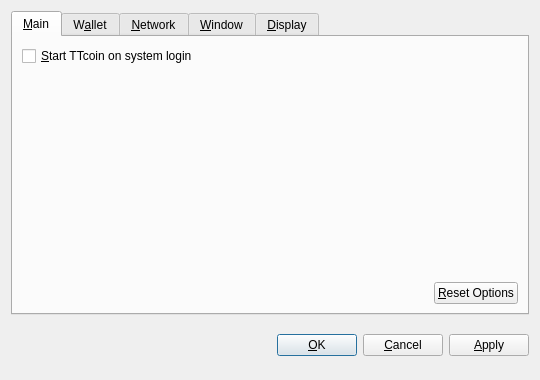
<?xml version="1.0" encoding="UTF-8"?>
<ui version="4.0">
 <class>OptionsDialog</class>
 <widget class="QDialog" name="OptionsDialog">
  <property name="geometry">
   <rect>
    <x>0</x>
    <y>0</y>
    <width>540</width>
    <height>380</height>
   </rect>
  </property>
  <property name="windowTitle">
   <string>Options</string>
  </property>
  <property name="modal">
   <bool>true</bool>
  </property>
  <layout class="QVBoxLayout" name="verticalLayout">
   <item>
    <widget class="QTabWidget" name="tabWidget">
     <property name="tabPosition">
      <enum>QTabWidget::North</enum>
     </property>
     <property name="currentIndex">
      <number>0</number>
     </property>
     <widget class="QWidget" name="tabMain">
      <attribute name="title">
       <string>&amp;Main</string>
      </attribute>
      <layout class="QVBoxLayout" name="verticalLayout_Main">
       <item>
        <widget class="QCheckBox" name="bitcoinAtStartup">
         <property name="toolTip">
          <string>Automatically start TTcoin after logging in to the system.</string>
         </property>
         <property name="text">
          <string>&amp;Start TTcoin on system login</string>
         </property>
        </widget>
       </item>
       <item>
        <spacer name="verticalSpacer_Main">
         <property name="orientation">
          <enum>Qt::Vertical</enum>
         </property>
         <property name="sizeHint" stdset="0">
          <size>
           <width>20</width>
           <height>40</height>
          </size>
         </property>
        </spacer>
       </item>
       <item>
        <layout class="QHBoxLayout" name="horizontalLayout_2_Main">
         <item>
          <spacer name="horizontalSpacer_2_Main">
           <property name="orientation">
            <enum>Qt::Horizontal</enum>
           </property>
           <property name="sizeHint" stdset="0">
            <size>
             <width>40</width>
             <height>20</height>
            </size>
           </property>
          </spacer>
         </item>
         <item>
          <widget class="QPushButton" name="resetButton">
           <property name="toolTip">
            <string>Reset all client options to default.</string>
           </property>
           <property name="text">
            <string>&amp;Reset Options</string>
           </property>
           <property name="autoDefault">
            <bool>false</bool>
           </property>
          </widget>
         </item>
        </layout>
       </item>
      </layout>
     </widget>
     <widget class="QWidget" name="tabWallet">
      <attribute name="title">
       <string>W&amp;allet</string>
      </attribute>
      <layout class="QVBoxLayout" name="verticalLayout_Network">
       <item>
        <widget class="QLabel" name="transactionFeeInfoLabel">
         <property name="text">
          <string>Optional transaction fee per kB that helps make sure your transactions are processed quickly. Most transactions are 1 kB.</string>
         </property>
         <property name="textFormat">
          <enum>Qt::PlainText</enum>
         </property>
         <property name="wordWrap">
          <bool>true</bool>
         </property>
        </widget>
       </item>
       <item>
        <layout class="QHBoxLayout" name="horizontalLayout_1_Main">
         <item>
          <widget class="QLabel" name="transactionFeeLabel">
           <property name="text">
            <string>Pay transaction &amp;fee</string>
           </property>
           <property name="textFormat">
            <enum>Qt::PlainText</enum>
           </property>
           <property name="buddy">
            <cstring>transactionFee</cstring>
           </property>
          </widget>
         </item>
         <item>
          <widget class="BitcoinAmountField" name="transactionFee"/>
         </item>
         <item>
          <spacer name="horizontalSpacer_1_Main">
           <property name="orientation">
            <enum>Qt::Horizontal</enum>
           </property>
           <property name="sizeHint" stdset="0">
            <size>
             <width>40</width>
             <height>20</height>
            </size>
           </property>
          </spacer>
         </item>
        </layout>
       </item>
       <item>
        <widget class="QLabel" name="label">
         <property name="text">
          <string>If you disable the spending of unconfirmed change, the change from a transaction cannot be used until that transaction has at least one confirmation. This also affects how your balance is computed.</string>
         </property>
         <property name="wordWrap">
          <bool>true</bool>
         </property>
        </widget>
       </item>
       <item>
        <widget class="QCheckBox" name="spendZeroConfChange">
         <property name="text">
          <string>Spend unconfirmed change  (experts only)</string>
         </property>
        </widget>
       </item>
       <item>
        <spacer name="verticalSpacer">
         <property name="orientation">
          <enum>Qt::Vertical</enum>
         </property>
         <property name="sizeHint" stdset="0">
          <size>
           <width>20</width>
           <height>40</height>
          </size>
         </property>
        </spacer>
       </item>
      </layout>
     </widget>
     <widget class="QWidget" name="tabNetwork">
      <attribute name="title">
       <string>&amp;Network</string>
      </attribute>
      <layout class="QVBoxLayout" name="verticalLayout_Network">
       <item>
        <widget class="QCheckBox" name="mapPortUpnp">
         <property name="toolTip">
          <string>Automatically open the TTcoin client port on the router. This only works when your router supports UPnP and it is enabled.</string>
         </property>
         <property name="text">
          <string>Map port using &amp;UPnP</string>
         </property>
        </widget>
       </item>
       <item>
        <widget class="QCheckBox" name="connectSocks">
         <property name="toolTip">
          <string>Connect to the TTcoin network through a SOCKS proxy (e.g. when connecting through Tor).</string>
         </property>
         <property name="text">
          <string>&amp;Connect through SOCKS proxy:</string>
         </property>
        </widget>
       </item>
       <item>
        <layout class="QHBoxLayout" name="horizontalLayout_Network">
         <item>
          <widget class="QLabel" name="proxyIpLabel">
           <property name="text">
            <string>Proxy &amp;IP:</string>
           </property>
           <property name="textFormat">
            <enum>Qt::PlainText</enum>
           </property>
           <property name="buddy">
            <cstring>proxyIp</cstring>
           </property>
          </widget>
         </item>
         <item>
          <widget class="QValidatedLineEdit" name="proxyIp">
           <property name="maximumSize">
            <size>
             <width>140</width>
             <height>16777215</height>
            </size>
           </property>
           <property name="toolTip">
            <string>IP address of the proxy (e.g. 127.0.0.1)</string>
           </property>
          </widget>
         </item>
         <item>
          <widget class="QLabel" name="proxyPortLabel">
           <property name="text">
            <string>&amp;Port:</string>
           </property>
           <property name="textFormat">
            <enum>Qt::PlainText</enum>
           </property>
           <property name="buddy">
            <cstring>proxyPort</cstring>
           </property>
          </widget>
         </item>
         <item>
          <widget class="QLineEdit" name="proxyPort">
           <property name="maximumSize">
            <size>
             <width>55</width>
             <height>16777215</height>
            </size>
           </property>
           <property name="toolTip">
            <string>Port of the proxy (e.g. 9050)</string>
           </property>
          </widget>
         </item>
         <item>
          <widget class="QLabel" name="socksVersionLabel">
           <property name="text">
            <string>SOCKS &amp;Version:</string>
           </property>
           <property name="textFormat">
            <enum>Qt::PlainText</enum>
           </property>
           <property name="buddy">
            <cstring>socksVersion</cstring>
           </property>
          </widget>
         </item>
         <item>
          <widget class="QValueComboBox" name="socksVersion">
           <property name="toolTip">
            <string>SOCKS version of the proxy (e.g. 5)</string>
           </property>
          </widget>
         </item>
         <item>
          <spacer name="horizontalSpacer_Network">
           <property name="orientation">
            <enum>Qt::Horizontal</enum>
           </property>
           <property name="sizeHint" stdset="0">
            <size>
             <width>40</width>
             <height>20</height>
            </size>
           </property>
          </spacer>
         </item>
        </layout>
       </item>
       <item>
        <spacer name="verticalSpacer_Network">
         <property name="orientation">
          <enum>Qt::Vertical</enum>
         </property>
         <property name="sizeHint" stdset="0">
          <size>
           <width>20</width>
           <height>40</height>
          </size>
         </property>
        </spacer>
       </item>
      </layout>
     </widget>
     <widget class="QWidget" name="tabWindow">
      <attribute name="title">
       <string>&amp;Window</string>
      </attribute>
      <layout class="QVBoxLayout" name="verticalLayout_Window">
       <item>
        <widget class="QCheckBox" name="minimizeToTray">
         <property name="toolTip">
          <string>Show only a tray icon after minimizing the window.</string>
         </property>
         <property name="text">
          <string>&amp;Minimize to the tray instead of the taskbar</string>
         </property>
        </widget>
       </item>
       <item>
        <widget class="QCheckBox" name="minimizeOnClose">
         <property name="toolTip">
          <string>Minimize instead of exit the application when the window is closed. When this option is enabled, the application will be closed only after selecting Quit in the menu.</string>
         </property>
         <property name="text">
          <string>M&amp;inimize on close</string>
         </property>
        </widget>
       </item>
       <item>
        <spacer name="verticalSpacer_Window">
         <property name="orientation">
          <enum>Qt::Vertical</enum>
         </property>
         <property name="sizeHint" stdset="0">
          <size>
           <width>20</width>
           <height>40</height>
          </size>
         </property>
        </spacer>
       </item>
      </layout>
     </widget>
     <widget class="QWidget" name="tabDisplay">
      <attribute name="title">
       <string>&amp;Display</string>
      </attribute>
      <layout class="QVBoxLayout" name="verticalLayout_Display">
       <item>
        <layout class="QHBoxLayout" name="horizontalLayout_1_Display">
         <item>
          <widget class="QLabel" name="langLabel">
           <property name="text">
            <string>User Interface &amp;language:</string>
           </property>
           <property name="textFormat">
            <enum>Qt::PlainText</enum>
           </property>
           <property name="buddy">
            <cstring>lang</cstring>
           </property>
          </widget>
         </item>
         <item>
          <widget class="QValueComboBox" name="lang">
           <property name="toolTip">
            <string>The user interface language can be set here. This setting will take effect after restarting TTcoin.</string>
           </property>
          </widget>
         </item>
        </layout>
       </item>
       <item>
        <layout class="QHBoxLayout" name="horizontalLayout_2_Display">
         <item>
          <widget class="QLabel" name="unitLabel">
           <property name="text">
            <string>&amp;Unit to show amounts in:</string>
           </property>
           <property name="textFormat">
            <enum>Qt::PlainText</enum>
           </property>
           <property name="buddy">
            <cstring>unit</cstring>
           </property>
          </widget>
         </item>
         <item>
          <widget class="QValueComboBox" name="unit">
           <property name="toolTip">
            <string>Choose the default subdivision unit to show in the interface and when sending coins.</string>
           </property>
          </widget>
         </item>
        </layout>
       </item>
       <item>
        <widget class="QCheckBox" name="displayAddresses">
         <property name="toolTip">
          <string>Whether to show TTcoin addresses in the transaction list or not.</string>
         </property>
         <property name="text">
          <string>&amp;Display addresses in transaction list</string>
         </property>
        </widget>
       </item>
       <item>
        <widget class="QCheckBox" name="coinControlFeatures">
         <property name="toolTip">
          <string>Whether to show coin control features or not.</string>
         </property>
         <property name="text">
          <string>Display coin &amp;control features (experts only!)</string>
         </property>
        </widget>
       </item>
       <item>
        <spacer name="verticalSpacer_Display">
         <property name="orientation">
          <enum>Qt::Vertical</enum>
         </property>
         <property name="sizeHint" stdset="0">
          <size>
           <width>20</width>
           <height>40</height>
          </size>
         </property>
        </spacer>
       </item>
      </layout>
     </widget>
    </widget>
   </item>
   <item>
    <layout class="QHBoxLayout" name="horizontalLayout_Buttons">
     <item>
      <spacer name="horizontalSpacer_1">
       <property name="orientation">
        <enum>Qt::Horizontal</enum>
       </property>
       <property name="sizeHint" stdset="0">
        <size>
         <width>40</width>
         <height>48</height>
        </size>
       </property>
      </spacer>
     </item>
     <item>
      <widget class="QLabel" name="statusLabel">
       <property name="font">
        <font>
         <weight>75</weight>
         <bold>true</bold>
        </font>
       </property>
       <property name="text">
        <string/>
       </property>
       <property name="textFormat">
        <enum>Qt::PlainText</enum>
       </property>
       <property name="wordWrap">
        <bool>true</bool>
       </property>
      </widget>
     </item>
     <item>
      <spacer name="horizontalSpacer_2">
       <property name="orientation">
        <enum>Qt::Horizontal</enum>
       </property>
       <property name="sizeHint" stdset="0">
        <size>
         <width>40</width>
         <height>48</height>
        </size>
       </property>
      </spacer>
     </item>
     <item>
      <widget class="QPushButton" name="okButton">
       <property name="text">
        <string>&amp;OK</string>
       </property>
      </widget>
     </item>
     <item>
      <widget class="QPushButton" name="cancelButton">
       <property name="text">
        <string>&amp;Cancel</string>
       </property>
       <property name="autoDefault">
        <bool>false</bool>
       </property>
      </widget>
     </item>
     <item>
      <widget class="QPushButton" name="applyButton">
       <property name="text">
        <string>&amp;Apply</string>
       </property>
       <property name="autoDefault">
        <bool>false</bool>
       </property>
      </widget>
     </item>
    </layout>
   </item>
  </layout>
 </widget>
 <customwidgets>
  <customwidget>
   <class>BitcoinAmountField</class>
   <extends>QSpinBox</extends>
   <header>bitcoinamountfield.h</header>
  </customwidget>
  <customwidget>
   <class>QValueComboBox</class>
   <extends>QComboBox</extends>
   <header>qvaluecombobox.h</header>
  </customwidget>
  <customwidget>
   <class>QValidatedLineEdit</class>
   <extends>QLineEdit</extends>
   <header>qvalidatedlineedit.h</header>
  </customwidget>
 </customwidgets>
 <resources/>
 <connections/>
</ui>
